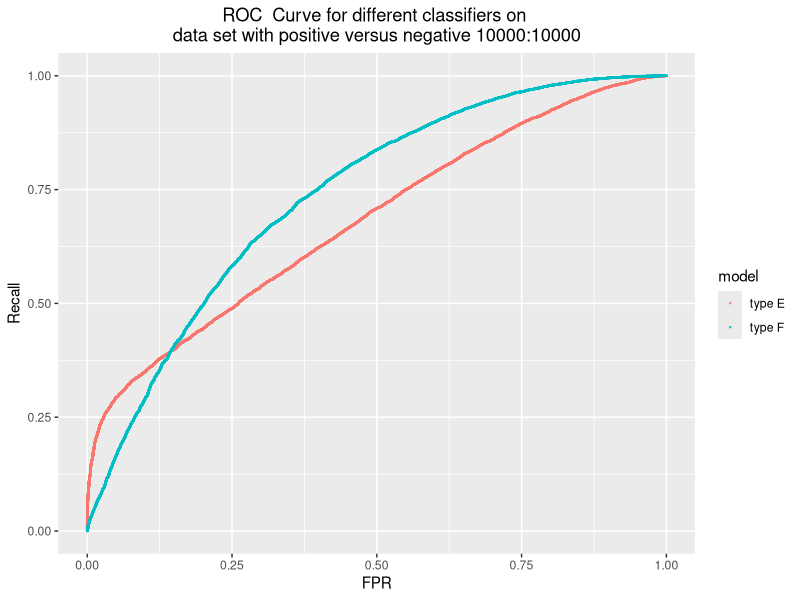
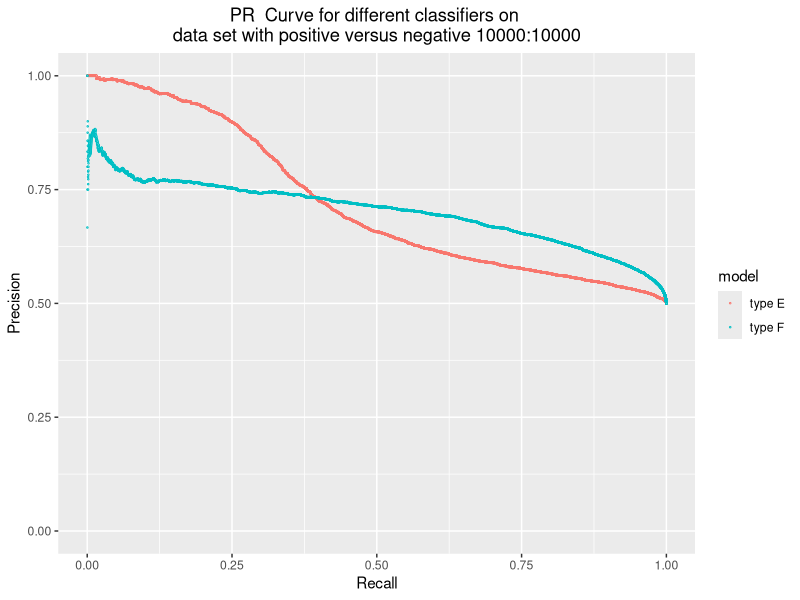
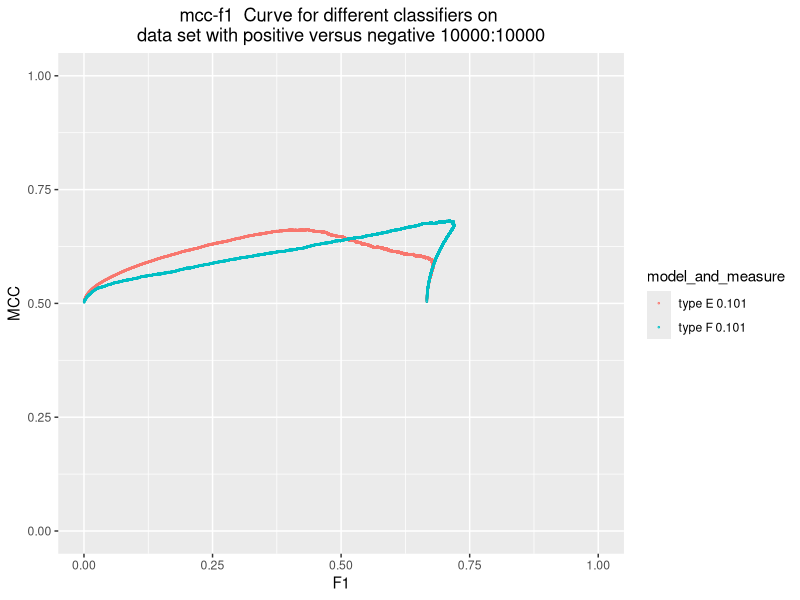

Recreate these plots in R, in order. (Note: this script raises an error after producing the figures.)
## ---- chunk 1
positive_num = 10000
negative_num = 10000
real_value = c(rep(1, positive_num), rep(0, negative_num))
# A and B have different distributions for real positives 
# classifier E:
predicted_value_E = c(rbeta(3000, 12, 2), rbeta(7000, 3, 4), rbeta(negative_num, 2, 3))
# classifier F:
predicted_value_F = c(rbeta(positive_num, 4, 3), rbeta(negative_num, 2, 3))
# perfect classifier
predicted_value_perfect = c(rep(1, 5000), rep(0, 5000))
# random classifier
predicted_value_random = c(runif(10000, 0, 1))
# C and D have different distributions for real negatives 
predicted_value_C = c(rbeta(positive_num, 8, 3), rbeta(2500, 1, 7), rbeta(2500,4, 4))
predicted_value_D = c(rbeta(positive_num, 8, 3), rbeta(2500,3.5,4.5), rbeta(2500,3, 5))


## ---- chunk 2
library(ROCR)
library(ggplot2)

classification_result <- function (real, prediction){
  
pred <- prediction(prediction, real)
perf <- performance(pred, measure = "tpr", x.measure = "fpr")

# FPR
fpr <- attr(perf, "x.values")[[1]]
# PR curve
perf <- performance(pred, measure = "prec", x.measure = "rec")
# precision
precision <- attr(perf, "y.values")[[1]]
# recall
recall <- attr(perf, "x.values")[[1]]
# mcc-f1
perf <- performance(pred, measure = "mat", x.measure = "f")
# mcc
mcc <- attr(perf, "y.values")[[1]]
# normalised mcc: [-1, 1] to [0, 1]
mcc.nor <- (mcc + 1)/2
# f score
f <- attr(perf, "x.values")[[1]]   
# auc
auc <- round(attr(performance(pred, "auc"), "y.values")[[1]], 2)


# measure(metric) of mcc-f1: sqrt(2)*auc*(sqrt(2)-d)

# get rid of NaN values
mcc.nor_truncated <- mcc.nor[2: (length(mcc.nor)-1)]
f_truncated <- f[2: (length(mcc.nor)-1)]

# get the last f score as approximate for the cut off point
# f.cp = 2/(2+(length(real[real==0])/length(real[real==1])))
# f.cp <- max(f_truncated[f_truncated < f.cp], na.rm = T)
f.cp <- f_truncated[length(f_truncated)]
# get the largest f score
f.max = max(f_truncated, na.rm = T)
x_lower <- sort(f_truncated[c(1: (match(f.max, f_truncated)-1))], decreasing = F, na.last = F)

x_higher <- sort(f_truncated[c(2: match(f.max, f_truncated))], decreasing = F)

# find corresponding mcc.nor
y_higher.index <- match(x_higher, f_truncated)
y_higher <- mcc.nor_truncated[y_higher.index]
y_lower.index <- match(x_lower, f_truncated)
y_lower <- mcc.nor_truncated[y_lower.index]

# auc1
auc1 <- sum(0.5*(x_higher - x_lower) *(y_lower + y_higher), na.rm = T)

x1 <- sort(f_truncated[c(match(f.max, f_truncated):length(f_truncated))], decreasing = F)
x1_lower <- x1[c(1: length(x1)-1)]
x1_higher <- x1[c(2: length(x1))]
# y1_higher.index <- match(x1_higher, f_truncated[match(f.max, f_truncated):length(f_truncated)])
# x1_lower.index <- match(x1_lower, f_truncated[match(f.max, f_truncated):length(f_truncated)])
y1_higher.index <- match(f.max, f_truncated) -1 + match(x1_higher, f_truncated[c(match(f.max, f_truncated):length(f_truncated))])
y1_lower.index <- match(f.max, f_truncated) -1 + match(x1_lower, f_truncated[c(match(f.max, f_truncated):length(f_truncated))])

y1_higher <- mcc.nor_truncated[y1_higher.index]
y1_lower <- mcc.nor_truncated[y1_lower.index]
# auc2
auc2 <- sum(0.5*(x1_higher-x1_lower)*(y1_lower + y1_higher))

# auc of mcc-f1 
mcc_auc <- auc1 - f.cp*0.5 -auc2   # 0.5 is also an approximate
# smallest distance to (1, 1)
distance <- sqrt(((1-mcc.nor_truncated)^2+(1-f_truncated)^2))
min_distance <- min(distance, na.rm = T)
# mcc-f1 measure
mcc_measure <- sqrt(2)*mcc_auc*(sqrt(2)-min_distance)
# round the number to three decimal place
mcc_measure <- round(mcc_measure, 3)

# # get the last f score
# f.cp = 2/(2+(length(real[real==0])/length(real[real==1])))
# f.cp <- max(f[f < f.cp], na.rm = T)
# # get the largest f score
# f.max = max(f, na.rm = T)
# 
# x_lower <- sort(f[c(1: (match(f.max, f)-1))], decreasing = F, na.last = F)
# x_lower[1] <- 0
# x_higher <- sort(f[c(1: match(f.max, f))], decreasing = F)
# 
# # find corresponding mcc.nor
# y_higher.index <- match(x_higher, f)
# y_higher <- mcc.nor[y_higher.index]
# y_lower <- c(0.5,y_higher)
# y_lower <- y_lower[-length(y_lower)]
# 
# # auc1
# auc1 <- sum(0.5*(x_higher - x_lower) *(y_lower + y_higher))
# 
# x1 <- sort(f[c(match(f.max, f):length(f))], decreasing = F)
# x1_lower <- x1[c(1: length(x1)-1)]
# x1_higher <- x1[c(2: length(x1))]
# y1_higher.index <- match(f.max, f) -1 + match(x1_higher, f[c(match(f.max, f):length(f))])
# 
# y1_higher <- mcc.nor[y1_higher.index]
# # auc2
# auc2 <- sum((x1_higher-x1_lower)*y1_higher)
# 
# # auc of mcc-f1
# mcc_auc <- auc1 - f.cp*0.5 -auc2
# # smallest distance to (1, 1)
# distance <- sqrt(((1-mcc.nor)^2+(1-f)^2))
# min_distance <- min(distance, na.rm = T)
# # mcc-f1 measure
# mcc_measure <- sqrt(2)*mcc_auc*(sqrt(2)-min_distance)
# # round the number to three decimal place
# mcc_measure <- round(mcc_measure, 3)


output <-cbind.data.frame(fpr, precision, recall, mcc.nor, f, auc, mcc_measure)
  return(output)
}

fpr_index = 1
precision_index = 2
recall_index = 3
mcc.nor_index = 4
f_score_index = 5
auc_index = 6
mcc_measure_index = 7

## ---- chunk 3
# real is the real value(vector); 
# prediction is the predictions of classifiers(dataset with multiple columns and each column stands for the prediction under a classifier)
# metric_index is a two-element vector. the first element is the index of the metric that should be x axis, and the second element is the index of the metric that should be on y axis
# model_name is a vector of the name of of the models
# type_of_curve is a string. e.g "ROC"
# x_axis is a string that is the label for x axis
# y_axis is a string that is the label for y axis
# positive_vs_negative is the proportion of positive cases versus negative cases
classification_plot <- function(real, prediction, metric_index, model_name, type_of_curve, x_axis, y_axis, positive_vs_negative){
  num_of_classifiers = ncol(prediction)
  list_of_metrics = list()
  num = 1
  while (num <= num_of_classifiers){
    metrics <- classification_result(real, prediction[, num])
    list_of_metrics[[length(list_of_metrics) + 1]] <- metrics
    num = num + 1
  }
  
  
  
  # we don't have auc metric
  if (length(metric_index) == 2){
  x_value <- c()
  y_value <- c()
  length_of_metrics <- c()
  num = 1
  while (num <= num_of_classifiers){
    x_value <- c(x_value, list_of_metrics[[num]][, metric_index[1]])
    y_value <- c(y_value, list_of_metrics[[num]][, metric_index[2]])
    length_of_metrics <- c(length_of_metrics, length(list_of_metrics[[num]][, metric_index[1]]))
    num = num + 1

  }
  df <- data.frame(X = x_value, Y= y_value, model = rep(model_name, times = length_of_metrics))


  ggplot(df, aes(x=X, y=Y, group = model, color = model, ymin=0, ymax=1, xmin=0, xmax=1 )) + geom_point(size = 0.2, shape = 21, fill="white")+
  ggtitle(paste(type_of_curve, " Curve for different classifiers on \ndata set with positive versus negative" , positive_vs_negative)) +
  theme(plot.title=element_text(hjust=0.5))+ labs(x=x_axis, y=y_axis)

}


  # we have auc metric
 else if (length(metric_index) == 3){
  x_value <- c()
  y_value <- c()
  auc_metric <- c()
  length_of_metrics <- c()
  num = 1
  while (num <= num_of_classifiers){
    x_value <- c(x_value, list_of_metrics[[num]][, metric_index[1]])
    y_value <- c(y_value, list_of_metrics[[num]][, metric_index[2]])
    auc_metric <- c(auc_metric, list_of_metrics[[num]][,metric_index[3]])
    length_of_metrics <- c(length_of_metrics, length(list_of_metrics[[num]][, metric_index[1]]))
    num = num + 1

  }
  df <- data.frame(X = x_value, Y= y_value, measure = auc_metric, model = rep(model_name, times = length_of_metrics))
  df$model_and_measure <- paste(df$model, df$measure)


  ggplot(df, aes(x=X, y=Y, group = model_and_measure, color = model_and_measure,ymin=0, ymax=1, xmin=0, xmax=1 )) + geom_point(size = 0.2, shape = 21, fill="white")+
  ggtitle(paste(type_of_curve, " Curve for different classifiers on \ndata set with positive versus negative" , positive_vs_negative)) +
  theme(plot.title=element_text(hjust=0.5))+ labs(x=x_axis, y=y_axis)
    
  }
}




## ---- chunk 4
real = real_value
prediction = cbind(predicted_value_E, predicted_value_F)
model_name= c("type E", "type F")

# ROC 
classification_plot(real, prediction, c(fpr_index, recall_index), model_name, "ROC", "FPR", "Recall","10000:10000")
# PR
classification_plot(real, prediction, c(recall_index, precision_index), model_name,  "PR", "Recall", "Precision","10000:10000")
# mcc-f1
classification_plot(real, prediction, c(f_score_index, mcc.nor_index, mcc_measure_index), model_name,  "mcc-f1", "F1", "MCC", "10000:10000")
# # mcc-precision
# classification_plot(real, prediction, c(precision_index, mcc.nor_index), model_name, "mcc-precision", "Precision", "MCC", "10000:10000")
# # mcc-recall
# classification_plot(real, prediction, c(recall_index, mcc.nor_index), model_name, "mcc-recall", "Recall", "MCC", "10000:10000")
## ---- chunk 5
real = real_value
prediction = cbind(predicted_value_C, predicted_value_D, predicted_value_perfect, predicted_value_random)
model_name= c("type C", "type D", "perfect", "random")

# ROC 
classification_plot(real, prediction, c(fpr_index, recall_index, auc_index), model_name, "ROC", "FPR", "Recall","5000:5000")
# PR
classification_plot(real, prediction, c(recall_index, precision_index), model_name,  "PR", "Recall", "Precision","5000:5000")
# mcc-f1
classification_plot(real, prediction, c(f_score_index, mcc.nor_index, mcc_measure_index), model_name,  "mcc-f1", "F1", "MCC", "5000:5000")
# # mcc-precision
# classification_plot(real, prediction, c(precision_index, mcc.nor_index), model_name, "mcc-precision", "Precision", "MCC", "5000:5000")
# # mcc-recall
# classification_plot(real, prediction, c(recall_index, mcc.nor_index), model_name, "mcc-recall", "Recall", "MCC", "5000:5000")
## ---- chunk 6
real = c(rep(1, 1000), rep(0, 1000))
# 1, 2 and 3 have similar AUC
predicted_value_J = c(rbeta(2000, 10, 1.5), rbeta(3000, 2, 4), rbeta(negative_num, 2, 4))
predicted_value_K = c(rbeta(3000, 3.05, 3), rbeta(2000, 3, 4), rbeta(negative_num, 2, 4))
predicted_value_L = c(rbeta(3000, 3.05, 3), rbeta(2000, 3, 4), rbeta(2000, 1, 12), rbeta(3000, 4, 4.5))
predicted_value_J = c(rbeta(350, 15, 0.5), rbeta(650, 2.25, 4), rbeta(1000, 2, 4))
predicted_value_K = c(rbeta(400, 3.3, 3), rbeta(600, 3, 4), rbeta(1000, 2, 4))
predicted_value_L = c(rbeta(400, 3.3, 3), rbeta(600, 3, 4), rbeta(455, 1, 10), rbeta(545, 4, 4.5))
prediction = cbind(predicted_value_J, predicted_value_K, predicted_value_L)
model_name= c("type J", "type K", "type L")

# ROC 
classification_plot(real, prediction, c(fpr_index, recall_index, auc_index), model_name, "ROC", "FPR", "Recall","1000:1000")
# PR
classification_plot(real, prediction, c(recall_index, precision_index), model_name,  "PR", "Recall", "Precision","1000:1000")
# mcc-f1
classification_plot(real, prediction, c(f_score_index, mcc.nor_index, mcc_measure_index), model_name,  "mcc-f1", "F1", "MCC", "1000:1000")
